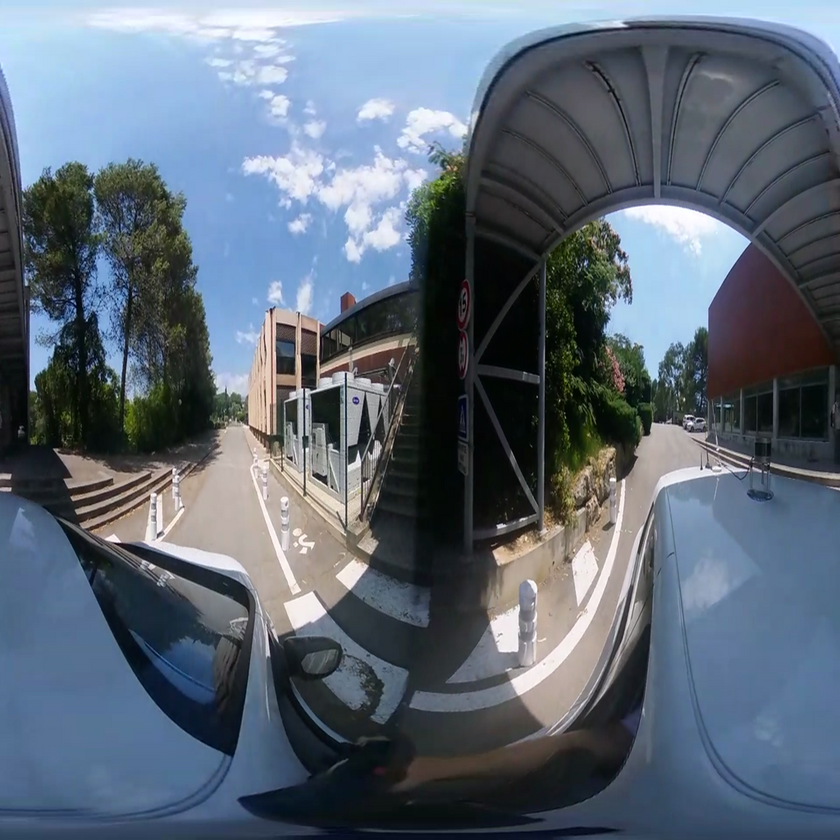
#> input picture 085_rgb.png, 840 x 840 px, shrunk from 1024 x 1024 before the run
$ python sphereize_img.py
#> lines starting #> are read from the running program, lines starting #| are printed output that depends on the picture

import numpy as np
import matplotlib.pyplot as plt
from mpl_toolkits.mplot3d import Axes3D

def mpl_sphere(image_file):
    img = plt.imread(image_file)

    # define a grid matching the map size, subsample along with pixels
    theta = np.linspace(0, np.pi, img.shape[0])
    phi = np.linspace(0, 2*np.pi, img.shape[1])

    count = 180 # keep 180 points along theta and phi
    theta_inds = np.linspace(0, img.shape[0] - 1, count).round().astype(int)
    phi_inds = np.linspace(0, img.shape[1] - 1, count).round().astype(int)
    theta = theta[theta_inds]
    phi = phi[phi_inds]
    img = img[np.ix_(theta_inds, phi_inds)]

    theta,phi = np.meshgrid(theta, phi)
    R = 1

    # sphere
    x = R * np.sin(theta) * np.cos(phi)
    y = R * np.sin(theta) * np.sin(phi)
    z = R * np.cos(theta)

    # create 3d Axes
    fig = plt.figure()
    ax = fig.add_subplot(111, projection='3d')
    ax.plot_surface(x.T, y.T, z.T, facecolors=img/255, cstride=1, rstride=1) # we've already pruned ourselves

    # make the plot more spherical
    # ax.axis('scaled')

if __name__ == "__main__":
    image_file = '085_rgb.png'
    img = plt.imread(image_file)
#> img is the input picture: shape (840, 840, 3) float32; mean R, G, B 0.363, 0.41, 0.462
    size_img = np.shape(img)
#> size_img = (840, 840, 3)
    width = size_img[1]
#> width = 840
    height = size_img[0]
#> height = 840
    plt.figure(1)
    grid_center = [width/3,height/2]
#> grid_center = [280, 420]
    print(grid_center)
#| [280.0, 420.0]
    # plt.imshow(img)
    # plt.scatter(grid_center[0],grid_center[1],color='r')
    mpl_sphere(image_file)
#> in mpl_sphere, `img = img[np.ix_(theta_inds, phi_inds)]`:
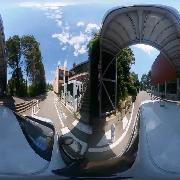
#> img: shape (180, 180, 3) float32; mean R, G, B 0.363, 0.41, 0.463
#> in mpl_sphere, `x = R * np.sin(theta) * np.cos(phi)`:
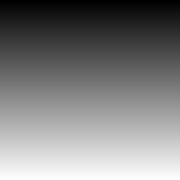
#> phi: shape (180, 180) float64; min 0, max 6.28, mean 3.14; drawn with min black and max white
#> in mpl_sphere, `x = R * np.sin(theta) * np.cos(phi)`:
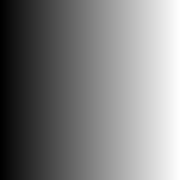
#> theta: shape (180, 180) float64; min 0, max 3.14, mean 1.57; drawn with min black and max white
    #mpl_plane(img)
    plt.show()
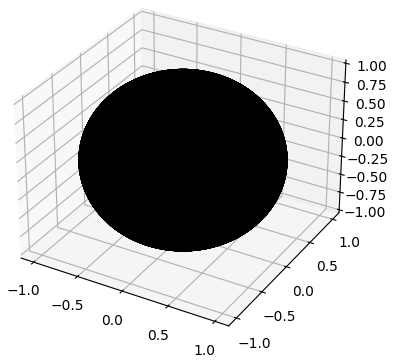
#> figure drawn by matplotlib, 1 panel

$ run again, with 028_rgb.png copied over 085_rgb.png
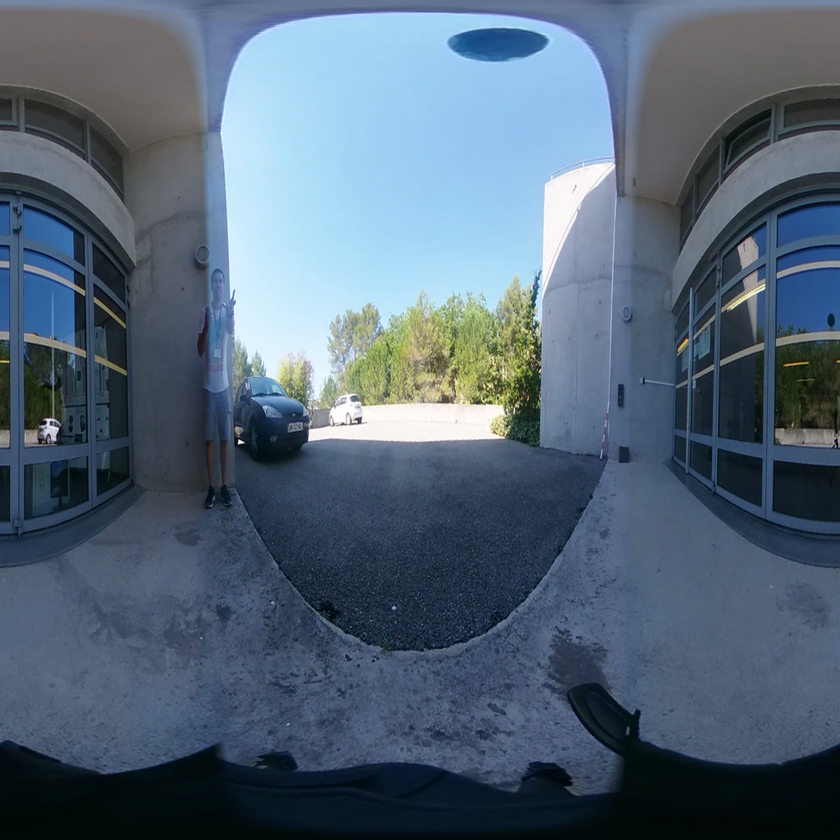
#> input picture 028_rgb.png, 840 x 840 px, shrunk from 1024 x 1024 before the run
#> img is the input picture: shape (840, 840, 3) float32; mean R, G, B 0.327, 0.397, 0.465
#| [280.0, 420.0]
#> in mpl_sphere, `img = img[np.ix_(theta_inds, phi_inds)]`:
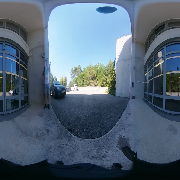
#> img: shape (180, 180, 3) float32; mean R, G, B 0.326, 0.396, 0.463

$ run again, with 073_rgb.png copied over 085_rgb.png
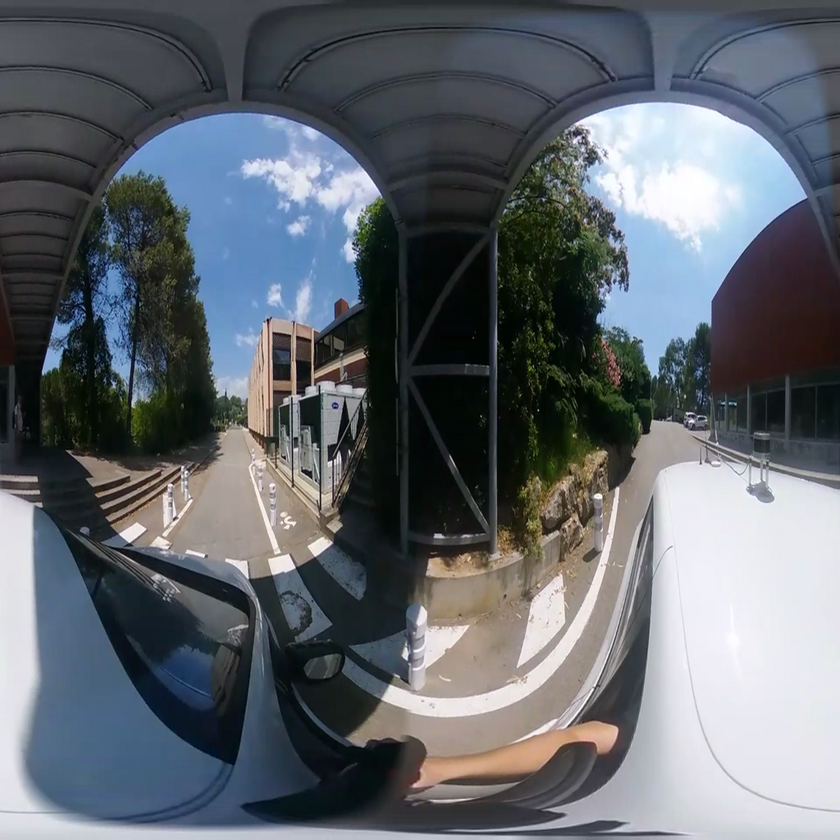
#> input picture 073_rgb.png, 840 x 840 px, shrunk from 1024 x 1024 before the run
#> img is the input picture: shape (840, 840, 3) float32; mean R, G, B 0.384, 0.407, 0.433
#| [280.0, 420.0]
#> in mpl_sphere, `img = img[np.ix_(theta_inds, phi_inds)]`:
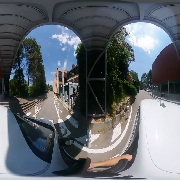
#> img: shape (180, 180, 3) float32; mean R, G, B 0.384, 0.407, 0.433
